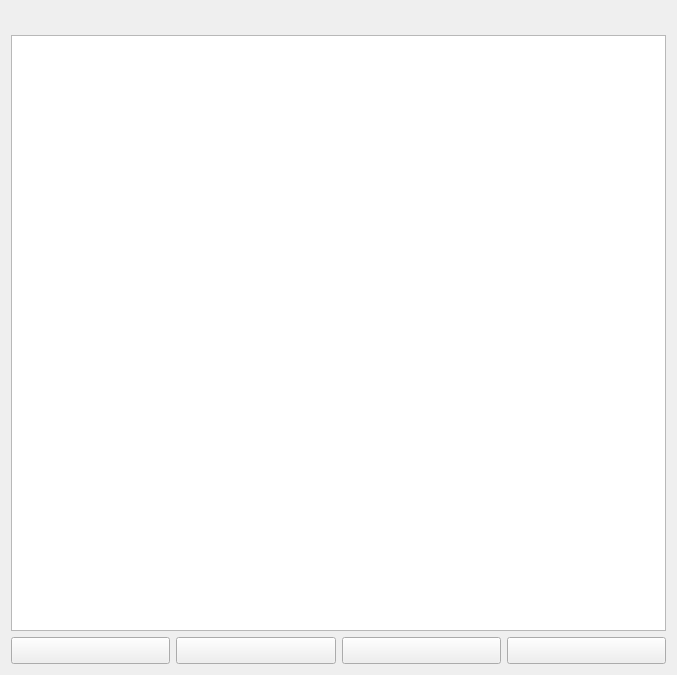
<?xml version="1.0" encoding="UTF-8"?>
<ui version="4.0">
 <class>PicMergeView</class>
 <widget class="QWidget" name="PicMergeView">
  <property name="geometry">
   <rect>
    <x>0</x>
    <y>0</y>
    <width>677</width>
    <height>675</height>
   </rect>
  </property>
  <property name="windowTitle">
   <string>图片合并</string>
  </property>
  <layout class="QVBoxLayout" name="verticalLayout">
   <item>
    <widget class="QLabel" name="guideText">
     <property name="font">
      <font>
       <pointsize>12</pointsize>
      </font>
     </property>
     <property name="text">
      <string/>
     </property>
    </widget>
   </item>
   <item>
    <widget class="QTextBrowser" name="textBrowser">
     <property name="documentTitle">
      <string>图片合并</string>
     </property>
    </widget>
   </item>
   <item>
    <layout class="QHBoxLayout" name="horizontalLayout">
     <item>
      <widget class="QPushButton" name="btnAccountOpen">
       <property name="font">
        <font>
         <pointsize>12</pointsize>
        </font>
       </property>
       <property name="text">
        <string/>
       </property>
       <property name="icon">
        <iconset resource="../resources.qrc">
         <normaloff>:/res/images/icon_open-file.png</normaloff>:/res/images/icon_open-file.png</iconset>
       </property>
       <property name="iconSize">
        <size>
         <width>48</width>
         <height>48</height>
        </size>
       </property>
      </widget>
     </item>
     <item>
      <widget class="QPushButton" name="btnAccountSave">
       <property name="font">
        <font>
         <pointsize>12</pointsize>
        </font>
       </property>
       <property name="text">
        <string/>
       </property>
       <property name="icon">
        <iconset resource="../resources.qrc">
         <normaloff>:/res/images/icon_save.png</normaloff>:/res/images/icon_save.png</iconset>
       </property>
       <property name="iconSize">
        <size>
         <width>48</width>
         <height>48</height>
        </size>
       </property>
      </widget>
     </item>
     <item>
      <widget class="QPushButton" name="btnPoGAdd">
       <property name="font">
        <font>
         <pointsize>12</pointsize>
        </font>
       </property>
       <property name="text">
        <string/>
       </property>
       <property name="icon">
        <iconset resource="../resources.qrc">
         <normaloff>:/res/images/icon_add-row.png</normaloff>:/res/images/icon_add-row.png</iconset>
       </property>
       <property name="iconSize">
        <size>
         <width>48</width>
         <height>48</height>
        </size>
       </property>
      </widget>
     </item>
     <item>
      <widget class="QPushButton" name="btnPogDel">
       <property name="font">
        <font>
         <pointsize>12</pointsize>
        </font>
       </property>
       <property name="text">
        <string/>
       </property>
       <property name="icon">
        <iconset resource="../resources.qrc">
         <normaloff>:/res/images/icon_del-row.png</normaloff>:/res/images/icon_del-row.png</iconset>
       </property>
       <property name="iconSize">
        <size>
         <width>48</width>
         <height>48</height>
        </size>
       </property>
      </widget>
     </item>
    </layout>
   </item>
  </layout>
 </widget>
 <resources>
  <include location="../resources.qrc"/>
 </resources>
 <connections/>
</ui>
